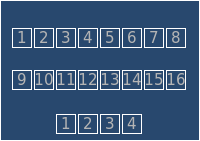
  <widget class="QFrame" name="dioframe">
   <property name="geometry">
    <rect>
     <x>0</x>
     <y>690</y>
     <width>200</width>
     <height>141</height>
    </rect>
   </property>
   <property name="toolTip">
    <string/>
   </property>
   <property name="styleSheet">
    <string notr="true">background: rgb(40, 72, 110);
border: 1px solid white;</string>
   </property>
   <property name="frameShape">
    <enum>QFrame::Box</enum>
   </property>
   <property name="frameShadow">
    <enum>QFrame::Raised</enum>
   </property>
   <property name="lineWidth">
    <number>1</number>
   </property>
   <widget class="QLabel" name="sensoricon1">
    <property name="geometry">
     <rect>
      <x>12</x>
      <y>8</y>
      <width>20</width>
      <height>20</height>
     </rect>
    </property>
    <property name="text">
     <string/>
    </property>
    <property name="pixmap">
     <pixmap resource="dvr_main.qrc">:/skin/sidebar_sensor_icon.bmp</pixmap>
    </property>
    <property name="alignment">
     <set>Qt::AlignCenter</set>
    </property>
   </widget>
   <widget class="QLabel" name="sensorlabel1">
    <property name="geometry">
     <rect>
      <x>12</x>
      <y>28</y>
      <width>20</width>
      <height>20</height>
     </rect>
    </property>
    <property name="font">
     <font>
      <family>Verdana</family>
      <pointsize>11</pointsize>
     </font>
    </property>
    <property name="styleSheet">
     <string notr="true">color: rgba(180, 180, 180, 255);</string>
    </property>
    <property name="frameShape">
     <enum>QFrame::Box</enum>
    </property>
    <property name="text">
     <string>1</string>
    </property>
    <property name="alignment">
     <set>Qt::AlignCenter</set>
    </property>
   </widget>
   <widget class="QLabel" name="sensorlabel2">
    <property name="geometry">
     <rect>
      <x>34</x>
      <y>28</y>
      <width>20</width>
      <height>20</height>
     </rect>
    </property>
    <property name="font">
     <font>
      <family>Verdana</family>
      <pointsize>11</pointsize>
     </font>
    </property>
    <property name="styleSheet">
     <string notr="true">color: rgba(180, 180, 180, 255);</string>
    </property>
    <property name="frameShape">
     <enum>QFrame::Box</enum>
    </property>
    <property name="text">
     <string>2</string>
    </property>
    <property name="alignment">
     <set>Qt::AlignCenter</set>
    </property>
   </widget>
   <widget class="QLabel" name="sensoricon2">
    <property name="geometry">
     <rect>
      <x>34</x>
      <y>8</y>
      <width>20</width>
      <height>20</height>
     </rect>
    </property>
    <property name="text">
     <string/>
    </property>
    <property name="pixmap">
     <pixmap resource="dvr_main.qrc">:/skin/sidebar_sensor_icon.bmp</pixmap>
    </property>
    <property name="alignment">
     <set>Qt::AlignCenter</set>
    </property>
   </widget>
   <widget class="QLabel" name="sensoricon3">
    <property name="geometry">
     <rect>
      <x>56</x>
      <y>8</y>
      <width>20</width>
      <height>20</height>
     </rect>
    </property>
    <property name="text">
     <string/>
    </property>
    <property name="pixmap">
     <pixmap resource="dvr_main.qrc">:/skin/sidebar_sensor_icon.bmp</pixmap>
    </property>
    <property name="alignment">
     <set>Qt::AlignCenter</set>
    </property>
   </widget>
   <widget class="QLabel" name="sensorlabel3">
    <property name="geometry">
     <rect>
      <x>56</x>
      <y>28</y>
      <width>20</width>
      <height>20</height>
     </rect>
    </property>
    <property name="font">
     <font>
      <family>Verdana</family>
      <pointsize>11</pointsize>
     </font>
    </property>
    <property name="styleSheet">
     <string notr="true">color: rgba(180, 180, 180, 255);</string>
    </property>
    <property name="frameShape">
     <enum>QFrame::Box</enum>
    </property>
    <property name="text">
     <string>3</string>
    </property>
    <property name="alignment">
     <set>Qt::AlignCenter</set>
    </property>
   </widget>
   <widget class="QLabel" name="sensoricon4">
    <property name="geometry">
     <rect>
      <x>78</x>
      <y>8</y>
      <width>20</width>
      <height>20</height>
     </rect>
    </property>
    <property name="text">
     <string/>
    </property>
    <property name="pixmap">
     <pixmap resource="dvr_main.qrc">:/skin/sidebar_sensor_icon.bmp</pixmap>
    </property>
    <property name="alignment">
     <set>Qt::AlignCenter</set>
    </property>
   </widget>
   <widget class="QLabel" name="sensorlabel4">
    <property name="geometry">
     <rect>
      <x>78</x>
      <y>28</y>
      <width>20</width>
      <height>20</height>
     </rect>
    </property>
    <property name="font">
     <font>
      <family>Verdana</family>
      <pointsize>11</pointsize>
     </font>
    </property>
    <property name="styleSheet">
     <string notr="true">color: rgba(180, 180, 180, 255);</string>
    </property>
    <property name="frameShape">
     <enum>QFrame::Box</enum>
    </property>
    <property name="text">
     <string>4</string>
    </property>
    <property name="alignment">
     <set>Qt::AlignCenter</set>
    </property>
   </widget>
   <widget class="QLabel" name="sensoricon5">
    <property name="geometry">
     <rect>
      <x>100</x>
      <y>8</y>
      <width>20</width>
      <height>20</height>
     </rect>
    </property>
    <property name="text">
     <string/>
    </property>
    <property name="pixmap">
     <pixmap resource="dvr_main.qrc">:/skin/sidebar_sensor_icon.bmp</pixmap>
    </property>
    <property name="alignment">
     <set>Qt::AlignCenter</set>
    </property>
   </widget>
   <widget class="QLabel" name="sensorlabel5">
    <property name="geometry">
     <rect>
      <x>100</x>
      <y>28</y>
      <width>20</width>
      <height>20</height>
     </rect>
    </property>
    <property name="font">
     <font>
      <family>Verdana</family>
      <pointsize>11</pointsize>
     </font>
    </property>
    <property name="styleSheet">
     <string notr="true">color: rgba(180, 180, 180, 255);</string>
    </property>
    <property name="frameShape">
     <enum>QFrame::Box</enum>
    </property>
    <property name="text">
     <string>5</string>
    </property>
    <property name="alignment">
     <set>Qt::AlignCenter</set>
    </property>
   </widget>
   <widget class="QLabel" name="sensorlabel6">
    <property name="geometry">
     <rect>
      <x>122</x>
      <y>28</y>
      <width>20</width>
      <height>20</height>
     </rect>
    </property>
    <property name="font">
     <font>
      <family>Verdana</family>
      <pointsize>11</pointsize>
     </font>
    </property>
    <property name="styleSheet">
     <string notr="true">color: rgba(180, 180, 180, 255);</string>
    </property>
    <property name="frameShape">
     <enum>QFrame::Box</enum>
    </property>
    <property name="text">
     <string>6</string>
    </property>
    <property name="alignment">
     <set>Qt::AlignCenter</set>
    </property>
   </widget>
   <widget class="QLabel" name="sensoricon6">
    <property name="geometry">
     <rect>
      <x>122</x>
      <y>8</y>
      <width>20</width>
      <height>20</height>
     </rect>
    </property>
    <property name="text">
     <string/>
    </property>
    <property name="pixmap">
     <pixmap resource="dvr_main.qrc">:/skin/sidebar_sensor_icon.bmp</pixmap>
    </property>
    <property name="alignment">
     <set>Qt::AlignCenter</set>
    </property>
   </widget>
   <widget class="QLabel" name="sensorlabel7">
    <property name="geometry">
     <rect>
      <x>144</x>
      <y>28</y>
      <width>20</width>
      <height>20</height>
     </rect>
    </property>
    <property name="font">
     <font>
      <family>Verdana</family>
      <pointsize>11</pointsize>
     </font>
    </property>
    <property name="styleSheet">
     <string notr="true">color: rgba(180, 180, 180, 255);</string>
    </property>
    <property name="frameShape">
     <enum>QFrame::Box</enum>
    </property>
    <property name="text">
     <string>7</string>
    </property>
    <property name="alignment">
     <set>Qt::AlignCenter</set>
    </property>
   </widget>
   <widget class="QLabel" name="sensoricon7">
    <property name="geometry">
     <rect>
      <x>144</x>
      <y>8</y>
      <width>20</width>
      <height>20</height>
     </rect>
    </property>
    <property name="text">
     <string/>
    </property>
    <property name="pixmap">
     <pixmap resource="dvr_main.qrc">:/skin/sidebar_sensor_icon.bmp</pixmap>
    </property>
    <property name="alignment">
     <set>Qt::AlignCenter</set>
    </property>
   </widget>
   <widget class="QLabel" name="sensorlabel8">
    <property name="geometry">
     <rect>
      <x>166</x>
      <y>28</y>
      <width>20</width>
      <height>20</height>
     </rect>
    </property>
    <property name="font">
     <font>
      <family>Verdana</family>
      <pointsize>11</pointsize>
     </font>
    </property>
    <property name="styleSheet">
     <string notr="true">color: rgba(180, 180, 180, 255);</string>
    </property>
    <property name="frameShape">
     <enum>QFrame::Box</enum>
    </property>
    <property name="text">
     <string>8</string>
    </property>
    <property name="alignment">
     <set>Qt::AlignCenter</set>
    </property>
   </widget>
   <widget class="QLabel" name="sensoricon8">
    <property name="geometry">
     <rect>
      <x>166</x>
      <y>8</y>
      <width>20</width>
      <height>20</height>
     </rect>
    </property>
    <property name="text">
     <string/>
    </property>
    <property name="pixmap">
     <pixmap resource="dvr_main.qrc">:/skin/sidebar_sensor_icon.bmp</pixmap>
    </property>
    <property name="alignment">
     <set>Qt::AlignCenter</set>
    </property>
   </widget>
   <widget class="QLabel" name="sensorlabel9">
    <property name="geometry">
     <rect>
      <x>12</x>
      <y>70</y>
      <width>20</width>
      <height>20</height>
     </rect>
    </property>
    <property name="font">
     <font>
      <family>Verdana</family>
      <pointsize>11</pointsize>
     </font>
    </property>
    <property name="styleSheet">
     <string notr="true">color: rgba(180, 180, 180, 255);</string>
    </property>
    <property name="frameShape">
     <enum>QFrame::Box</enum>
    </property>
    <property name="text">
     <string>9</string>
    </property>
    <property name="alignment">
     <set>Qt::AlignCenter</set>
    </property>
   </widget>
   <widget class="QLabel" name="sensoricon16">
    <property name="geometry">
     <rect>
      <x>166</x>
      <y>50</y>
      <width>20</width>
      <height>20</height>
     </rect>
    </property>
    <property name="text">
     <string/>
    </property>
    <property name="pixmap">
     <pixmap resource="dvr_main.qrc">:/skin/sidebar_sensor_icon.bmp</pixmap>
    </property>
    <property name="alignment">
     <set>Qt::AlignCenter</set>
    </property>
   </widget>
   <widget class="QLabel" name="sensoricon14">
    <property name="geometry">
     <rect>
      <x>122</x>
      <y>50</y>
      <width>20</width>
      <height>20</height>
     </rect>
    </property>
    <property name="text">
     <string/>
    </property>
    <property name="pixmap">
     <pixmap resource="dvr_main.qrc">:/skin/sidebar_sensor_icon.bmp</pixmap>
    </property>
    <property name="alignment">
     <set>Qt::AlignCenter</set>
    </property>
   </widget>
   <widget class="QLabel" name="sensorlabel14">
    <property name="geometry">
     <rect>
      <x>122</x>
      <y>70</y>
      <width>20</width>
      <height>20</height>
     </rect>
    </property>
    <property name="font">
     <font>
      <family>Verdana</family>
      <pointsize>11</pointsize>
     </font>
    </property>
    <property name="styleSheet">
     <string notr="true">color: rgba(180, 180, 180, 255);</string>
    </property>
    <property name="frameShape">
     <enum>QFrame::Box</enum>
    </property>
    <property name="text">
     <string>14</string>
    </property>
    <property name="alignment">
     <set>Qt::AlignCenter</set>
    </property>
   </widget>
   <widget class="QLabel" name="sensoricon9">
    <property name="geometry">
     <rect>
      <x>12</x>
      <y>50</y>
      <width>20</width>
      <height>20</height>
     </rect>
    </property>
    <property name="text">
     <string/>
    </property>
    <property name="pixmap">
     <pixmap resource="dvr_main.qrc">:/skin/sidebar_sensor_icon.bmp</pixmap>
    </property>
    <property name="alignment">
     <set>Qt::AlignCenter</set>
    </property>
   </widget>
   <widget class="QLabel" name="sensoricon10">
    <property name="geometry">
     <rect>
      <x>34</x>
      <y>50</y>
      <width>20</width>
      <height>20</height>
     </rect>
    </property>
    <property name="text">
     <string/>
    </property>
    <property name="pixmap">
     <pixmap resource="dvr_main.qrc">:/skin/sidebar_sensor_icon.bmp</pixmap>
    </property>
    <property name="alignment">
     <set>Qt::AlignCenter</set>
    </property>
   </widget>
   <widget class="QLabel" name="sensoricon11">
    <property name="geometry">
     <rect>
      <x>56</x>
      <y>50</y>
      <width>20</width>
      <height>20</height>
     </rect>
    </property>
    <property name="text">
     <string/>
    </property>
    <property name="pixmap">
     <pixmap resource="dvr_main.qrc">:/skin/sidebar_sensor_icon.bmp</pixmap>
    </property>
    <property name="alignment">
     <set>Qt::AlignCenter</set>
    </property>
   </widget>
   <widget class="QLabel" name="sensoricon12">
    <property name="geometry">
     <rect>
      <x>78</x>
      <y>50</y>
      <width>20</width>
      <height>20</height>
     </rect>
    </property>
    <property name="text">
     <string/>
    </property>
    <property name="pixmap">
     <pixmap resource="dvr_main.qrc">:/skin/sidebar_sensor_icon.bmp</pixmap>
    </property>
    <property name="alignment">
     <set>Qt::AlignCenter</set>
    </property>
   </widget>
   <widget class="QLabel" name="sensorlabel11">
    <property name="geometry">
     <rect>
      <x>56</x>
      <y>70</y>
      <width>20</width>
      <height>20</height>
     </rect>
    </property>
    <property name="font">
     <font>
      <family>Verdana</family>
      <pointsize>11</pointsize>
     </font>
    </property>
    <property name="styleSheet">
     <string notr="true">color: rgba(180, 180, 180, 255);</string>
    </property>
    <property name="frameShape">
     <enum>QFrame::Box</enum>
    </property>
    <property name="text">
     <string>11</string>
    </property>
    <property name="alignment">
     <set>Qt::AlignCenter</set>
    </property>
   </widget>
   <widget class="QLabel" name="sensorlabel13">
    <property name="geometry">
     <rect>
      <x>100</x>
      <y>70</y>
      <width>20</width>
      <height>20</height>
     </rect>
    </property>
    <property name="font">
     <font>
      <family>Verdana</family>
      <pointsize>11</pointsize>
     </font>
    </property>
    <property name="styleSheet">
     <string notr="true">color: rgba(180, 180, 180, 255);</string>
    </property>
    <property name="frameShape">
     <enum>QFrame::Box</enum>
    </property>
    <property name="text">
     <string>13</string>
    </property>
    <property name="alignment">
     <set>Qt::AlignCenter</set>
    </property>
   </widget>
   <widget class="QLabel" name="sensoricon15">
    <property name="geometry">
     <rect>
      <x>144</x>
      <y>50</y>
      <width>20</width>
      <height>20</height>
     </rect>
    </property>
    <property name="text">
     <string/>
    </property>
    <property name="pixmap">
     <pixmap resource="dvr_main.qrc">:/skin/sidebar_sensor_icon.bmp</pixmap>
    </property>
    <property name="alignment">
     <set>Qt::AlignCenter</set>
    </property>
   </widget>
   <widget class="QLabel" name="sensorlabel10">
    <property name="geometry">
     <rect>
      <x>34</x>
      <y>70</y>
      <width>20</width>
      <height>20</height>
     </rect>
    </property>
    <property name="font">
     <font>
      <family>Verdana</family>
      <pointsize>11</pointsize>
     </font>
    </property>
    <property name="styleSheet">
     <string notr="true">color: rgba(180, 180, 180, 255);</string>
    </property>
    <property name="frameShape">
     <enum>QFrame::Box</enum>
    </property>
    <property name="text">
     <string>10</string>
    </property>
    <property name="alignment">
     <set>Qt::AlignCenter</set>
    </property>
   </widget>
   <widget class="QLabel" name="sensoricon13">
    <property name="geometry">
     <rect>
      <x>100</x>
      <y>50</y>
      <width>20</width>
      <height>20</height>
     </rect>
    </property>
    <property name="text">
     <string/>
    </property>
    <property name="pixmap">
     <pixmap resource="dvr_main.qrc">:/skin/sidebar_sensor_icon.bmp</pixmap>
    </property>
    <property name="alignment">
     <set>Qt::AlignCenter</set>
    </property>
   </widget>
   <widget class="QLabel" name="sensorlabel15">
    <property name="geometry">
     <rect>
      <x>144</x>
      <y>70</y>
      <width>20</width>
      <height>20</height>
     </rect>
    </property>
    <property name="font">
     <font>
      <family>Verdana</family>
      <pointsize>11</pointsize>
     </font>
    </property>
    <property name="styleSheet">
     <string notr="true">color: rgba(180, 180, 180, 255);</string>
    </property>
    <property name="frameShape">
     <enum>QFrame::Box</enum>
    </property>
    <property name="text">
     <string>15</string>
    </property>
    <property name="alignment">
     <set>Qt::AlignCenter</set>
    </property>
   </widget>
   <widget class="QLabel" name="sensorlabel16">
    <property name="geometry">
     <rect>
      <x>166</x>
      <y>70</y>
      <width>20</width>
      <height>20</height>
     </rect>
    </property>
    <property name="font">
     <font>
      <family>Verdana</family>
      <pointsize>11</pointsize>
     </font>
    </property>
    <property name="styleSheet">
     <string notr="true">color: rgba(180, 180, 180, 255);</string>
    </property>
    <property name="frameShape">
     <enum>QFrame::Box</enum>
    </property>
    <property name="text">
     <string>16</string>
    </property>
    <property name="alignment">
     <set>Qt::AlignCenter</set>
    </property>
   </widget>
   <widget class="QLabel" name="sensorlabel12">
    <property name="geometry">
     <rect>
      <x>78</x>
      <y>70</y>
      <width>20</width>
      <height>20</height>
     </rect>
    </property>
    <property name="font">
     <font>
      <family>Verdana</family>
      <pointsize>11</pointsize>
     </font>
    </property>
    <property name="styleSheet">
     <string notr="true">color: rgba(180, 180, 180, 255);</string>
    </property>
    <property name="frameShape">
     <enum>QFrame::Box</enum>
    </property>
    <property name="text">
     <string>12</string>
    </property>
    <property name="alignment">
     <set>Qt::AlignCenter</set>
    </property>
   </widget>
   <widget class="QLabel" name="alarmicon1">
    <property name="geometry">
     <rect>
      <x>56</x>
      <y>94</y>
      <width>20</width>
      <height>20</height>
     </rect>
    </property>
    <property name="text">
     <string/>
    </property>
    <property name="pixmap">
     <pixmap resource="dvr_main.qrc">:/skin/sidebar_alarm_icon.bmp</pixmap>
    </property>
    <property name="alignment">
     <set>Qt::AlignCenter</set>
    </property>
   </widget>
   <widget class="QLabel" name="alarmlabel4">
    <property name="geometry">
     <rect>
      <x>122</x>
      <y>114</y>
      <width>20</width>
      <height>20</height>
     </rect>
    </property>
    <property name="font">
     <font>
      <family>Verdana</family>
      <pointsize>11</pointsize>
     </font>
    </property>
    <property name="styleSheet">
     <string notr="true">color: rgba(180, 180, 180, 255);</string>
    </property>
    <property name="frameShape">
     <enum>QFrame::Box</enum>
    </property>
    <property name="text">
     <string>4</string>
    </property>
    <property name="alignment">
     <set>Qt::AlignCenter</set>
    </property>
   </widget>
   <widget class="QLabel" name="alarmlabel2">
    <property name="geometry">
     <rect>
      <x>78</x>
      <y>114</y>
      <width>20</width>
      <height>20</height>
     </rect>
    </property>
    <property name="font">
     <font>
      <family>Verdana</family>
      <pointsize>11</pointsize>
     </font>
    </property>
    <property name="styleSheet">
     <string notr="true">color: rgba(180, 180, 180, 255);</string>
    </property>
    <property name="frameShape">
     <enum>QFrame::Box</enum>
    </property>
    <property name="text">
     <string>2</string>
    </property>
    <property name="alignment">
     <set>Qt::AlignCenter</set>
    </property>
   </widget>
   <widget class="QLabel" name="alarmlabel1">
    <property name="geometry">
     <rect>
      <x>56</x>
      <y>114</y>
      <width>20</width>
      <height>20</height>
     </rect>
    </property>
    <property name="font">
     <font>
      <family>Verdana</family>
      <pointsize>11</pointsize>
     </font>
    </property>
    <property name="styleSheet">
     <string notr="true">color: rgba(180, 180, 180, 255);</string>
    </property>
    <property name="frameShape">
     <enum>QFrame::Box</enum>
    </property>
    <property name="text">
     <string>1</string>
    </property>
    <property name="alignment">
     <set>Qt::AlignCenter</set>
    </property>
   </widget>
   <widget class="QLabel" name="alarmicon3">
    <property name="geometry">
     <rect>
      <x>100</x>
      <y>94</y>
      <width>20</width>
      <height>20</height>
     </rect>
    </property>
    <property name="text">
     <string/>
    </property>
    <property name="pixmap">
     <pixmap resource="dvr_main.qrc">:/skin/sidebar_alarm_icon.bmp</pixmap>
    </property>
    <property name="alignment">
     <set>Qt::AlignCenter</set>
    </property>
   </widget>
   <widget class="QLabel" name="alarmlabel3">
    <property name="geometry">
     <rect>
      <x>100</x>
      <y>114</y>
      <width>20</width>
      <height>20</height>
     </rect>
    </property>
    <property name="font">
     <font>
      <family>Verdana</family>
      <pointsize>11</pointsize>
     </font>
    </property>
    <property name="styleSheet">
     <string notr="true">color: rgba(180, 180, 180, 255);</string>
    </property>
    <property name="frameShape">
     <enum>QFrame::Box</enum>
    </property>
    <property name="text">
     <string>3</string>
    </property>
    <property name="alignment">
     <set>Qt::AlignCenter</set>
    </property>
   </widget>
   <widget class="QLabel" name="alarmicon4">
    <property name="geometry">
     <rect>
      <x>122</x>
      <y>94</y>
      <width>20</width>
      <height>20</height>
     </rect>
    </property>
    <property name="text">
     <string/>
    </property>
    <property name="pixmap">
     <pixmap resource="dvr_main.qrc">:/skin/sidebar_alarm_icon.bmp</pixmap>
    </property>
    <property name="alignment">
     <set>Qt::AlignCenter</set>
    </property>
   </widget>
   <widget class="QLabel" name="alarmicon2">
    <property name="geometry">
     <rect>
      <x>78</x>
      <y>94</y>
      <width>20</width>
      <height>20</height>
     </rect>
    </property>
    <property name="text">
     <string/>
    </property>
    <property name="pixmap">
     <pixmap resource="dvr_main.qrc">:/skin/sidebar_alarm_icon.bmp</pixmap>
    </property>
    <property name="alignment">
     <set>Qt::AlignCenter</set>
    </property>
   </widget>
   <widget class="QLabel" name="sensoricon1_h">
    <property name="geometry">
     <rect>
      <x>12</x>
      <y>8</y>
      <width>20</width>
      <height>20</height>
     </rect>
    </property>
    <property name="styleSheet">
     <string notr="true">border: rgb(40, 72, 110);</string>
    </property>
    <property name="text">
     <string/>
    </property>
    <property name="pixmap">
     <pixmap resource="dvr_main.qrc">:/skin/sidebar_sensor_icon_h.bmp</pixmap>
    </property>
    <property name="alignment">
     <set>Qt::AlignCenter</set>
    </property>
   </widget>
   <widget class="QLabel" name="sensoricon2_h">
    <property name="geometry">
     <rect>
      <x>34</x>
      <y>8</y>
      <width>20</width>
      <height>20</height>
     </rect>
    </property>
    <property name="styleSheet">
     <string notr="true">border: rgb(40, 72, 110);</string>
    </property>
    <property name="text">
     <string/>
    </property>
    <property name="pixmap">
     <pixmap resource="dvr_main.qrc">:/skin/sidebar_sensor_icon_h.bmp</pixmap>
    </property>
    <property name="alignment">
     <set>Qt::AlignCenter</set>
    </property>
   </widget>
   <widget class="QLabel" name="sensoricon3_h">
    <property name="geometry">
     <rect>
      <x>56</x>
      <y>8</y>
      <width>20</width>
      <height>20</height>
     </rect>
    </property>
    <property name="styleSheet">
     <string notr="true">border: rgb(40, 72, 110);</string>
    </property>
    <property name="text">
     <string/>
    </property>
    <property name="pixmap">
     <pixmap resource="dvr_main.qrc">:/skin/sidebar_sensor_icon_h.bmp</pixmap>
    </property>
    <property name="alignment">
     <set>Qt::AlignCenter</set>
    </property>
   </widget>
   <widget class="QLabel" name="sensoricon4_h">
    <property name="geometry">
     <rect>
      <x>78</x>
      <y>8</y>
      <width>20</width>
      <height>20</height>
     </rect>
    </property>
    <property name="styleSheet">
     <string notr="true">border: rgb(40, 72, 110);</string>
    </property>
    <property name="text">
     <string/>
    </property>
    <property name="pixmap">
     <pixmap resource="dvr_main.qrc">:/skin/sidebar_sensor_icon_h.bmp</pixmap>
    </property>
    <property name="alignment">
     <set>Qt::AlignCenter</set>
    </property>
   </widget>
   <widget class="QLabel" name="sensoricon5_h">
    <property name="geometry">
     <rect>
      <x>100</x>
      <y>8</y>
      <width>20</width>
      <height>20</height>
     </rect>
    </property>
    <property name="styleSheet">
     <string notr="true">border: rgb(40, 72, 110);</string>
    </property>
    <property name="text">
     <string/>
    </property>
    <property name="pixmap">
     <pixmap resource="dvr_main.qrc">:/skin/sidebar_sensor_icon_h.bmp</pixmap>
    </property>
    <property name="alignment">
     <set>Qt::AlignCenter</set>
    </property>
   </widget>
   <widget class="QLabel" name="sensoricon6_h">
    <property name="geometry">
     <rect>
      <x>122</x>
      <y>8</y>
      <width>20</width>
      <height>20</height>
     </rect>
    </property>
    <property name="styleSheet">
     <string notr="true">border: rgb(40, 72, 110);</string>
    </property>
    <property name="text">
     <string/>
    </property>
    <property name="pixmap">
     <pixmap resource="dvr_main.qrc">:/skin/sidebar_sensor_icon_h.bmp</pixmap>
    </property>
    <property name="alignment">
     <set>Qt::AlignCenter</set>
    </property>
   </widget>
   <widget class="QLabel" name="sensoricon7_h">
    <property name="geometry">
     <rect>
      <x>144</x>
      <y>8</y>
      <width>20</width>
      <height>20</height>
     </rect>
    </property>
    <property name="styleSheet">
     <string notr="true">border: rgb(40, 72, 110);</string>
    </property>
    <property name="text">
     <string/>
    </property>
    <property name="pixmap">
     <pixmap resource="dvr_main.qrc">:/skin/sidebar_sensor_icon_h.bmp</pixmap>
    </property>
    <property name="alignment">
     <set>Qt::AlignCenter</set>
    </property>
   </widget>
   <widget class="QLabel" name="sensoricon8_h">
    <property name="geometry">
     <rect>
      <x>166</x>
      <y>8</y>
      <width>20</width>
      <height>20</height>
     </rect>
    </property>
    <property name="styleSheet">
     <string notr="true">border: rgb(40, 72, 110);</string>
    </property>
    <property name="text">
     <string/>
    </property>
    <property name="pixmap">
     <pixmap resource="dvr_main.qrc">:/skin/sidebar_sensor_icon_h.bmp</pixmap>
    </property>
    <property name="alignment">
     <set>Qt::AlignCenter</set>
    </property>
   </widget>
   <widget class="QLabel" name="sensoricon9_h">
    <property name="geometry">
     <rect>
      <x>12</x>
      <y>50</y>
      <width>20</width>
      <height>20</height>
     </rect>
    </property>
    <property name="styleSheet">
     <string notr="true">border: rgb(40, 72, 110);</string>
    </property>
    <property name="text">
     <string/>
    </property>
    <property name="pixmap">
     <pixmap resource="dvr_main.qrc">:/skin/sidebar_sensor_icon_h.bmp</pixmap>
    </property>
    <property name="alignment">
     <set>Qt::AlignCenter</set>
    </property>
   </widget>
   <widget class="QLabel" name="sensoricon10_h">
    <property name="geometry">
     <rect>
      <x>34</x>
      <y>50</y>
      <width>20</width>
      <height>20</height>
     </rect>
    </property>
    <property name="styleSheet">
     <string notr="true">border: rgb(40, 72, 110);</string>
    </property>
    <property name="text">
     <string/>
    </property>
    <property name="pixmap">
     <pixmap resource="dvr_main.qrc">:/skin/sidebar_sensor_icon_h.bmp</pixmap>
    </property>
    <property name="alignment">
     <set>Qt::AlignCenter</set>
    </property>
   </widget>
   <widget class="QLabel" name="sensoricon11_h">
    <property name="geometry">
     <rect>
      <x>56</x>
      <y>50</y>
      <width>20</width>
      <height>20</height>
     </rect>
    </property>
    <property name="styleSheet">
     <string notr="true">border: rgb(40, 72, 110);</string>
    </property>
    <property name="text">
     <string/>
    </property>
    <property name="pixmap">
     <pixmap resource="dvr_main.qrc">:/skin/sidebar_sensor_icon_h.bmp</pixmap>
    </property>
    <property name="alignment">
     <set>Qt::AlignCenter</set>
    </property>
   </widget>
   <widget class="QLabel" name="sensoricon12_h">
    <property name="geometry">
     <rect>
      <x>78</x>
      <y>50</y>
      <width>20</width>
      <height>20</height>
     </rect>
    </property>
    <property name="styleSheet">
     <string notr="true">border: rgb(40, 72, 110);</string>
    </property>
    <property name="text">
     <string/>
    </property>
    <property name="pixmap">
     <pixmap resource="dvr_main.qrc">:/skin/sidebar_sensor_icon_h.bmp</pixmap>
    </property>
    <property name="alignment">
     <set>Qt::AlignCenter</set>
    </property>
   </widget>
   <widget class="QLabel" name="sensoricon13_h">
    <property name="geometry">
     <rect>
      <x>100</x>
      <y>50</y>
      <width>20</width>
      <height>20</height>
     </rect>
    </property>
    <property name="styleSheet">
     <string notr="true">border: rgb(40, 72, 110);</string>
    </property>
    <property name="text">
     <string/>
    </property>
    <property name="pixmap">
     <pixmap resource="dvr_main.qrc">:/skin/sidebar_sensor_icon_h.bmp</pixmap>
    </property>
    <property name="alignment">
     <set>Qt::AlignCenter</set>
    </property>
   </widget>
   <widget class="QLabel" name="sensoricon14_h">
    <property name="geometry">
     <rect>
      <x>122</x>
      <y>50</y>
      <width>20</width>
      <height>20</height>
     </rect>
    </property>
    <property name="styleSheet">
     <string notr="true">border: rgb(40, 72, 110);</string>
    </property>
    <property name="text">
     <string/>
    </property>
    <property name="pixmap">
     <pixmap resource="dvr_main.qrc">:/skin/sidebar_sensor_icon_h.bmp</pixmap>
    </property>
    <property name="alignment">
     <set>Qt::AlignCenter</set>
    </property>
   </widget>
   <widget class="QLabel" name="sensoricon15_h">
    <property name="geometry">
     <rect>
      <x>144</x>
      <y>50</y>
      <width>20</width>
      <height>20</height>
     </rect>
    </property>
    <property name="styleSheet">
     <string notr="true">border: rgb(40, 72, 110);</string>
    </property>
    <property name="text">
     <string/>
    </property>
    <property name="pixmap">
     <pixmap resource="dvr_main.qrc">:/skin/sidebar_sensor_icon_h.bmp</pixmap>
    </property>
    <property name="alignment">
     <set>Qt::AlignCenter</set>
    </property>
   </widget>
   <widget class="QLabel" name="sensoricon16_h">
    <property name="geometry">
     <rect>
      <x>166</x>
      <y>50</y>
      <width>20</width>
      <height>20</height>
     </rect>
    </property>
    <property name="styleSheet">
     <string notr="true">border: rgb(40, 72, 110);</string>
    </property>
    <property name="text">
     <string/>
    </property>
    <property name="pixmap">
     <pixmap resource="dvr_main.qrc">:/skin/sidebar_sensor_icon_h.bmp</pixmap>
    </property>
    <property name="alignment">
     <set>Qt::AlignCenter</set>
    </property>
   </widget>
   <widget class="QLabel" name="alarmicon1_h">
    <property name="geometry">
     <rect>
      <x>56</x>
      <y>94</y>
      <width>20</width>
      <height>20</height>
     </rect>
    </property>
    <property name="styleSheet">
     <string notr="true">border: rgb(40, 72, 110);</string>
    </property>
    <property name="text">
     <string/>
    </property>
    <property name="pixmap">
     <pixmap resource="dvr_main.qrc">:/skin/sidebar_alarm_icon_h.bmp</pixmap>
    </property>
    <property name="alignment">
     <set>Qt::AlignCenter</set>
    </property>
   </widget>
   <widget class="QLabel" name="alarmicon2_h">
    <property name="geometry">
     <rect>
      <x>78</x>
      <y>94</y>
      <width>20</width>
      <height>20</height>
     </rect>
    </property>
    <property name="styleSheet">
     <string notr="true">border: rgb(40, 72, 110);</string>
    </property>
    <property name="text">
     <string/>
    </property>
    <property name="pixmap">
     <pixmap resource="dvr_main.qrc">:/skin/sidebar_alarm_icon_h.bmp</pixmap>
    </property>
    <property name="alignment">
     <set>Qt::AlignCenter</set>
    </property>
   </widget>
   <widget class="QLabel" name="alarmicon3_h">
    <property name="geometry">
     <rect>
      <x>100</x>
      <y>94</y>
      <width>20</width>
      <height>20</height>
     </rect>
    </property>
    <property name="styleSheet">
     <string notr="true">border: rgb(40, 72, 110);</string>
    </property>
    <property name="text">
     <string/>
    </property>
    <property name="pixmap">
     <pixmap resource="dvr_main.qrc">:/skin/sidebar_alarm_icon_h.bmp</pixmap>
    </property>
    <property name="alignment">
     <set>Qt::AlignCenter</set>
    </property>
   </widget>
   <widget class="QLabel" name="alarmicon4_h">
    <property name="geometry">
     <rect>
      <x>122</x>
      <y>94</y>
      <width>20</width>
      <height>20</height>
     </rect>
    </property>
    <property name="styleSheet">
     <string notr="true">border: rgb(40, 72, 110);</string>
    </property>
    <property name="text">
     <string/>
    </property>
    <property name="pixmap">
     <pixmap resource="dvr_main.qrc">:/skin/sidebar_alarm_icon_h.bmp</pixmap>
    </property>
    <property name="alignment">
     <set>Qt::AlignCenter</set>
    </property>
   </widget>
  </widget>
